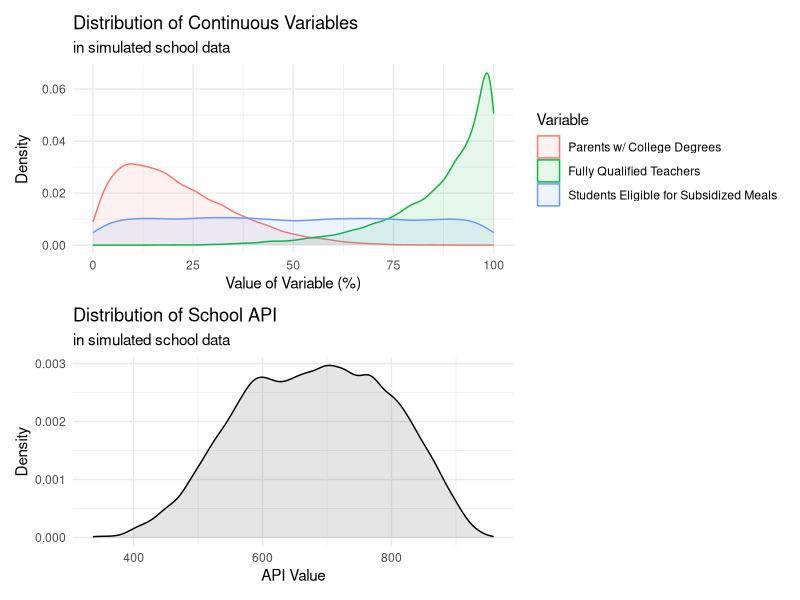
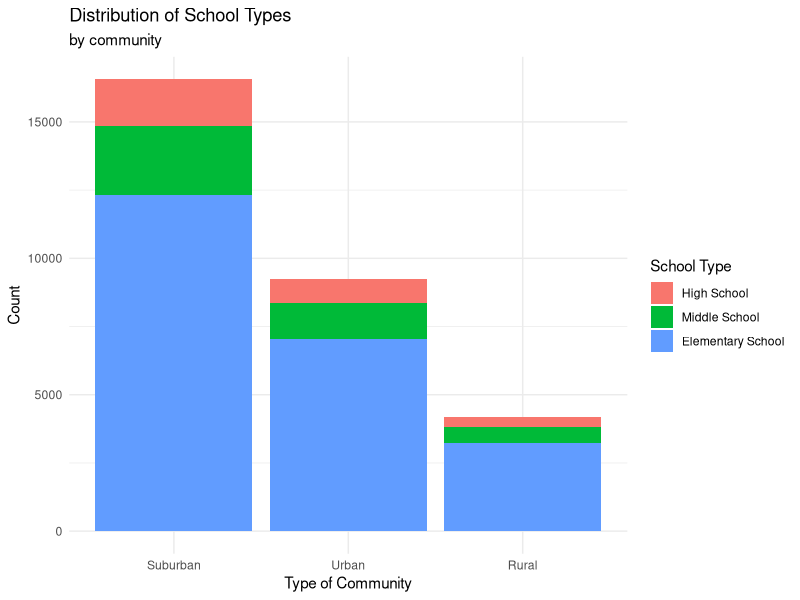
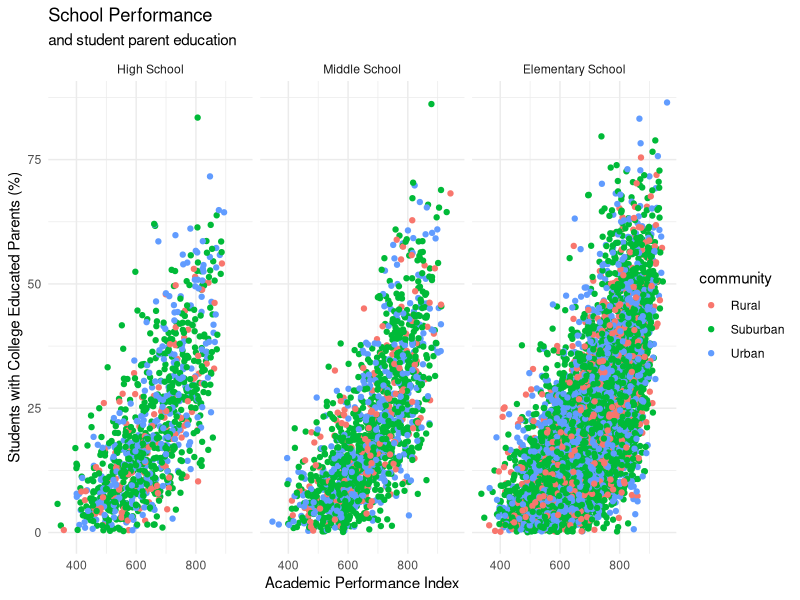
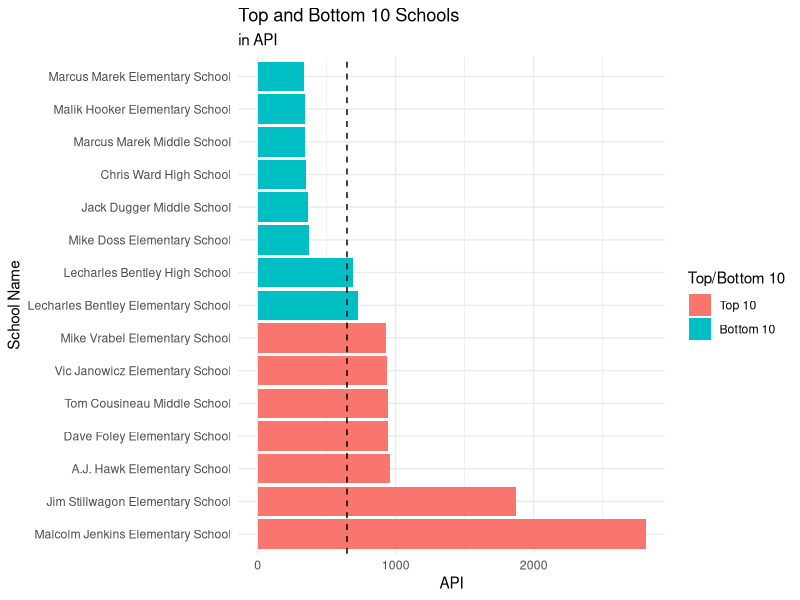
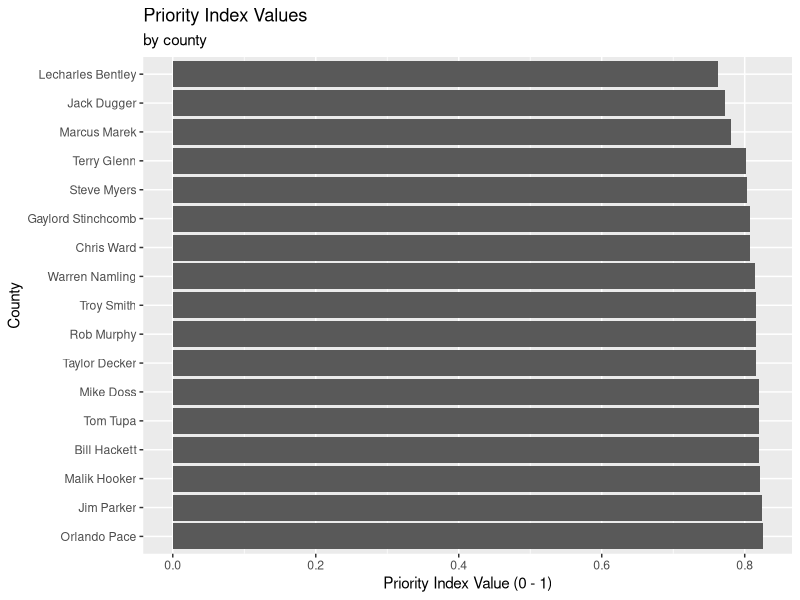

The R source for these figures, in order:
## ---- chunk 1
knitr::opts_chunk$set(echo = TRUE)
library(tidyverse)
library(patchwork)

data <- read_csv(here::here("HW 6", "api_data.csv"))
## ---- chunk 2
data <- data %>%
  separate(col = community_schooltype,
           into = c("community", "schooltype"),
           sep = "_") %>%
  mutate(across(.cols = where(is.character), .fns = as.factor),
         # Changing factor orders, makes visualization easier
         schooltype = factor(schooltype, levels = c("H", "M", "E"), labels = c("High School", "Middle School", "Elementary School")))

glimpse(data)
## ---- chunk 3
data %>%
  summarize(across(.cols = everything(),
                   .fns = ~ sum(is.na(.x))))
## ---- chunk 4
plot_dens_var <- data %>%
  ggplot(aes(percentage, fill = variable_name, color = variable_name)) +
  geom_density(alpha = .1) +
  labs(title = "Distribution of Continuous Variables",
       subtitle = "in simulated school data",
       x = "Value of Variable (%)",
       y = "Density") +
  # I could not find a better solution than this to pretty the legend
  # From what I can find, the fill and color legend use different scales by default
  # and they need to be set to the same scales
  scale_fill_hue(name = "Variable",
                    labels = c("Parents w/ College Degrees", "Fully Qualified Teachers", "Students Eligible for Subsidized Meals")) +
  scale_color_hue(name = "Variable",
                    labels = c("Parents w/ College Degrees", "Fully Qualified Teachers", "Students Eligible for Subsidized Meals")) +
  theme_minimal()

plot_dens_api <- data %>%
  ggplot(aes(api)) +
  geom_density(fill = "black", color = "black", alpha = .1) +
  labs(title = "Distribution of School API",
       subtitle = "in simulated school data",
       x = "API Value",
       y = "Density") +
  theme_minimal()

plot_dens_var / plot_dens_api
## ---- chunk 5
plot_bar <- data %>%
  select(community, schooltype) %>%
  ggplot(aes(x = fct_infreq(community), fill = schooltype)) +
  geom_bar() + 
  labs(title = "Distribution of School Types",
       subtitle = "by community",
       x = "Type of Community",
       y = "Count") +
  scale_fill_hue(name = "School Type",
                 labels = c("High School", "Middle School", "Elementary School")) +
  theme_minimal()

plot_bar
## ---- chunk 6
plot_corr <- data %>%
  filter(variable_name == "colgrad") %>%
  ggplot(aes(x = api, y = percentage, color = community)) +
  geom_jitter() +
  facet_wrap(~schooltype,
             labeller = labeller(schooltype = c())) +
  labs(title = "School Performance",
       subtitle = "and student parent education",
       x = "Academic Performance Index",
       y = "Students with College Educated Parents (%)") +
  theme_minimal()

plot_corr
## ---- chunk 7
top10 <- data %>%
  select(uid, api) %>%
  distinct() %>%
  slice_max(api, n = 10)

bottom10 <- data %>%
  select(uid, api) %>%
  distinct() %>%
  slice_min(api, n = 10)

maxmin_data <- data %>%
  select(uid:api) %>%
  filter(uid %in% c(top10$uid, bottom10$uid)) %>%
  mutate(grp = factor(case_when(
    uid %in% top10$uid ~ "Top 10",
    uid %in% bottom10$uid ~ "Bottom 10"), 
    levels = c("Top 10", "Bottom 10")),
    schoolname = paste(county, schooltype)) %>%
  distinct() %>%
  arrange(api)

maxmin_plot <- maxmin_data %>%
  ggplot(aes(x = reorder(schoolname, desc(api), FUN = sum), y = api, fill = grp)) +
  geom_bar(stat = "identity") +
  geom_hline(aes(yintercept = mean(api)), linetype = "dashed") +
  coord_flip() +
  labs(title = "Top and Bottom 10 Schools",
       subtitle = "in API",
       x = "School Name",
       y = "API") +
  scale_fill_hue(name = "Top/Bottom 10") +
  theme_minimal()

maxmin_plot
## ---- chunk 8
priority_plot <- data %>%
  filter(variable_name == "fullqual") %>%
  group_by(county) %>%
  summarize(api = mean(api),
            percentage = mean(percentage)) %>%
  mutate(priority_index = (api * percentage) / max(api * percentage)) %>%
  slice_min(priority_index, prop = .25) %>%
  ggplot(aes(x = reorder(county, desc(priority_index)), y = priority_index)) +
  geom_bar(stat = "identity") +
  labs(title = "Priority Index Values",
       subtitle = "by county",
       x = "County",
       y = "Priority Index Value (0 - 1)") +
  coord_flip()

priority_plot
